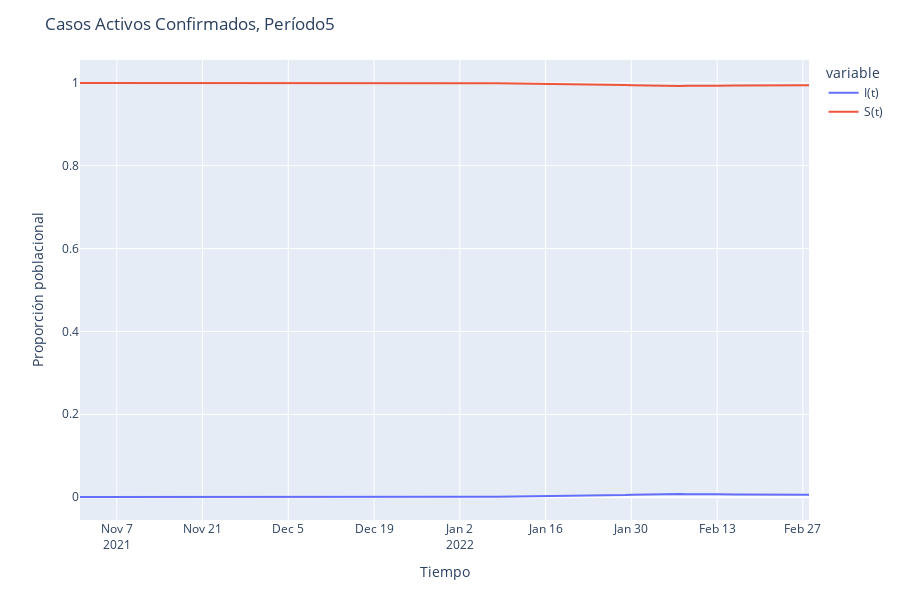

Notebook source saved alongside this figure:
### Code cell
fig = px.line(periodo, x=periodo.index, y=['Casos activos confirmados', 'S(t)'])
newnames = {'Casos activos confirmados': "I(t)", 'S(t)': "S(t)"}
fig.for_each_trace(lambda t: t.update(name = newnames[t.name],
                                      legendgroup = newnames[t.name],
                                      hovertemplate = t.hovertemplate.replace(t.name, newnames[t.name])))

fig.update_layout(title='Casos Activos Confirmados, Período'+periodo_t,xaxis_title='Tiempo',yaxis_title='Proporción poblacional')

fig.show()
